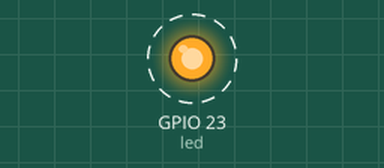
A sketch run on a simulated ESP32. On the bench: output pins drawn as LEDs (lit = HIGH). Dashed ring = blinking.

Above: at 0.5 s.
Timing chart, 0 to 4.6 s (numbered marks = the images above):
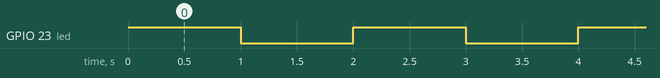

The sketch:

coba_esp32.ino
```cpp
int led =23;

// the setup function runs once when you press reset or power the board
void setup() {
  // initialize digital pin LED_BUILTIN as an output.
  pinMode(led, OUTPUT);
  Serial.begin(9600);
}

// the loop function runs over and over again forever
void loop() {
  digitalWrite(led, HIGH);   // turn the LED on (HIGH is the voltage level)
  delay(1000);                       // wait for a second
  digitalWrite(led, LOW);    // turn the LED off by making the voltage LOW
  delay(1000);                       // wait for a second
}
```

Measured:
- by itself, GPIO 23 (led): alternates HIGH for 1.0 s and LOW for 1.0 s
